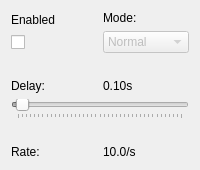
       <widget class="QWidget" name="page_3">
        <layout class="QVBoxLayout" name="verticalLayout_10">
         <item>
          <layout class="QHBoxLayout" name="horizontalLayout_8">
           <item>
            <layout class="QVBoxLayout" name="verticalLayout_4">
             <item>
              <widget class="QLabel" name="label">
               <property name="sizePolicy">
                <sizepolicy hsizetype="Preferred" vsizetype="Fixed">
                 <horstretch>0</horstretch>
                 <verstretch>0</verstretch>
                </sizepolicy>
               </property>
               <property name="text">
                <string>Enabled</string>
               </property>
              </widget>
             </item>
             <item>
              <widget class="QCheckBox" name="turboCheckbox">
               <property name="text">
                <string/>
               </property>
              </widget>
             </item>
            </layout>
           </item>
           <item>
            <layout class="QVBoxLayout" name="verticalLayout_3">
             <item>
              <widget class="QLabel" name="turboModeLabel">
               <property name="sizePolicy">
                <sizepolicy hsizetype="Preferred" vsizetype="Fixed">
                 <horstretch>0</horstretch>
                 <verstretch>0</verstretch>
                </sizepolicy>
               </property>
               <property name="text">
                <string>Mode:</string>
               </property>
              </widget>
             </item>
             <item>
              <widget class="QComboBox" name="turboModeComboBox">
               <property name="enabled">
                <bool>false</bool>
               </property>
               <property name="toolTip">
                <string>&lt;html&gt;&lt;head/&gt;&lt;body&gt;&lt;p&gt;Normal: Repeatedly press and release a button by the chosen rate.&lt;/p&gt;&lt;p&gt;Gradient: Modify the button press and button release delay based on how far an axis has been moved. The rate will remain the same.&lt;/p&gt;&lt;p&gt;Pulse: Modify how many times a button is pressed and released per second. The button delay will remain the same.&lt;/p&gt;&lt;/body&gt;&lt;/html&gt;</string>
               </property>
               <item>
                <property name="text">
                 <string>Normal</string>
                </property>
               </item>
               <item>
                <property name="text">
                 <string>Gradient</string>
                </property>
               </item>
               <item>
                <property name="text">
                 <string>Pulse</string>
                </property>
               </item>
              </widget>
             </item>
            </layout>
           </item>
          </layout>
         </item>
         <item>
          <spacer name="verticalSpacer">
           <property name="orientation">
            <enum>Qt::Vertical</enum>
           </property>
           <property name="sizeType">
            <enum>QSizePolicy::Fixed</enum>
           </property>
           <property name="sizeHint" stdset="0">
            <size>
             <width>20</width>
             <height>20</height>
            </size>
           </property>
          </spacer>
         </item>
         <item>
          <layout class="QHBoxLayout" name="horizontalLayout_3">
           <property name="spacing">
            <number>6</number>
           </property>
           <property name="topMargin">
            <number>0</number>
           </property>
           <item>
            <widget class="QLabel" name="delayHelpLabel">
             <property name="sizePolicy">
              <sizepolicy hsizetype="Preferred" vsizetype="Preferred">
               <horstretch>0</horstretch>
               <verstretch>0</verstretch>
              </sizepolicy>
             </property>
             <property name="minimumSize">
              <size>
               <width>0</width>
               <height>0</height>
              </size>
             </property>
             <property name="maximumSize">
              <size>
               <width>16777215</width>
               <height>20</height>
              </size>
             </property>
             <property name="text">
              <string>Delay:</string>
             </property>
            </widget>
           </item>
           <item>
            <widget class="QLabel" name="delayValueLabel">
             <property name="sizePolicy">
              <sizepolicy hsizetype="Preferred" vsizetype="Preferred">
               <horstretch>0</horstretch>
               <verstretch>0</verstretch>
              </sizepolicy>
             </property>
             <property name="minimumSize">
              <size>
               <width>0</width>
               <height>0</height>
              </size>
             </property>
             <property name="maximumSize">
              <size>
               <width>16777215</width>
               <height>20</height>
              </size>
             </property>
             <property name="text">
              <string>0.10s</string>
             </property>
            </widget>
           </item>
          </layout>
         </item>
         <item>
          <widget class="QSlider" name="turboSlider">
           <property name="enabled">
            <bool>false</bool>
           </property>
           <property name="sizePolicy">
            <sizepolicy hsizetype="Expanding" vsizetype="Fixed">
             <horstretch>0</horstretch>
             <verstretch>0</verstretch>
            </sizepolicy>
           </property>
           <property name="minimum">
            <number>0</number>
           </property>
           <property name="maximum">
            <number>400</number>
           </property>
           <property name="pageStep">
            <number>10</number>
           </property>
           <property name="value">
            <number>10</number>
           </property>
           <property name="tracking">
            <bool>true</bool>
           </property>
           <property name="orientation">
            <enum>Qt::Horizontal</enum>
           </property>
           <property name="invertedAppearance">
            <bool>false</bool>
           </property>
           <property name="invertedControls">
            <bool>false</bool>
           </property>
           <property name="tickPosition">
            <enum>QSlider::TicksBelow</enum>
           </property>
           <property name="tickInterval">
            <number>10</number>
           </property>
          </widget>
         </item>
         <item>
          <spacer name="verticalSpacer_4">
           <property name="orientation">
            <enum>Qt::Vertical</enum>
           </property>
           <property name="sizeType">
            <enum>QSizePolicy::Fixed</enum>
           </property>
           <property name="sizeHint" stdset="0">
            <size>
             <width>20</width>
             <height>20</height>
            </size>
           </property>
          </spacer>
         </item>
         <item>
          <layout class="QHBoxLayout" name="horizontalLayout_4">
           <item alignment="Qt::AlignTop">
            <widget class="QLabel" name="rateHelpLabel">
             <property name="text">
              <string>Rate:</string>
             </property>
            </widget>
           </item>
           <item alignment="Qt::AlignTop">
            <widget class="QLabel" name="rateValueLabel">
             <property name="text">
              <string>10.0/s</string>
             </property>
            </widget>
           </item>
          </layout>
         </item>
        </layout>
       </widget>
